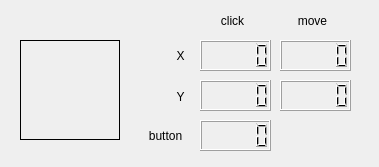
<?xml version="1.0" encoding="UTF-8"?>
<ui version="4.0">
 <class>MainWindow</class>
 <widget class="QMainWindow" name="MainWindow">
  <property name="geometry">
   <rect>
    <x>0</x>
    <y>0</y>
    <width>379</width>
    <height>167</height>
   </rect>
  </property>
  <property name="windowTitle">
   <string>MainWindow</string>
  </property>
  <widget class="QWidget" name="centralWidget">
   <widget class="QLabelMouse" name="label">
    <property name="geometry">
     <rect>
      <x>20</x>
      <y>40</y>
      <width>100</width>
      <height>100</height>
     </rect>
    </property>
    <property name="mouseTracking">
     <bool>true</bool>
    </property>
    <property name="frameShape">
     <enum>QFrame::Box</enum>
    </property>
    <property name="text">
     <string/>
    </property>
   </widget>
   <widget class="QLCDNumber" name="lcdNumberClickX">
    <property name="geometry">
     <rect>
      <x>200</x>
      <y>40</y>
      <width>71</width>
      <height>31</height>
     </rect>
    </property>
   </widget>
   <widget class="QLCDNumber" name="lcdNumberClickY">
    <property name="geometry">
     <rect>
      <x>200</x>
      <y>80</y>
      <width>71</width>
      <height>31</height>
     </rect>
    </property>
   </widget>
   <widget class="QLCDNumber" name="lcdNumberClickButton">
    <property name="geometry">
     <rect>
      <x>200</x>
      <y>120</y>
      <width>71</width>
      <height>31</height>
     </rect>
    </property>
   </widget>
   <widget class="QLabel" name="labelClick">
    <property name="geometry">
     <rect>
      <x>197</x>
      <y>10</y>
      <width>71</width>
      <height>21</height>
     </rect>
    </property>
    <property name="text">
     <string>click</string>
    </property>
    <property name="alignment">
     <set>Qt::AlignCenter</set>
    </property>
   </widget>
   <widget class="QLabel" name="labelX">
    <property name="geometry">
     <rect>
      <x>170</x>
      <y>40</y>
      <width>21</width>
      <height>31</height>
     </rect>
    </property>
    <property name="text">
     <string>X</string>
    </property>
    <property name="alignment">
     <set>Qt::AlignCenter</set>
    </property>
   </widget>
   <widget class="QLabel" name="labelY">
    <property name="geometry">
     <rect>
      <x>170</x>
      <y>81</y>
      <width>21</width>
      <height>31</height>
     </rect>
    </property>
    <property name="text">
     <string>Y</string>
    </property>
    <property name="alignment">
     <set>Qt::AlignCenter</set>
    </property>
   </widget>
   <widget class="QLabel" name="labelButton">
    <property name="geometry">
     <rect>
      <x>140</x>
      <y>120</y>
      <width>51</width>
      <height>31</height>
     </rect>
    </property>
    <property name="text">
     <string>button</string>
    </property>
    <property name="alignment">
     <set>Qt::AlignCenter</set>
    </property>
   </widget>
   <widget class="QLCDNumber" name="lcdNumberMoveX">
    <property name="geometry">
     <rect>
      <x>280</x>
      <y>40</y>
      <width>71</width>
      <height>31</height>
     </rect>
    </property>
   </widget>
   <widget class="QLabel" name="labelMove">
    <property name="geometry">
     <rect>
      <x>277</x>
      <y>10</y>
      <width>71</width>
      <height>21</height>
     </rect>
    </property>
    <property name="text">
     <string>move</string>
    </property>
    <property name="alignment">
     <set>Qt::AlignCenter</set>
    </property>
   </widget>
   <widget class="QLCDNumber" name="lcdNumberMoveY">
    <property name="geometry">
     <rect>
      <x>280</x>
      <y>80</y>
      <width>71</width>
      <height>31</height>
     </rect>
    </property>
   </widget>
  </widget>
 </widget>
 <layoutdefault spacing="6" margin="11"/>
 <customwidgets>
  <customwidget>
   <class>QLabelMouse</class>
   <extends>QLabel</extends>
   <header location="global">qlabelmouse.h</header>
  </customwidget>
 </customwidgets>
 <resources/>
 <connections/>
</ui>
